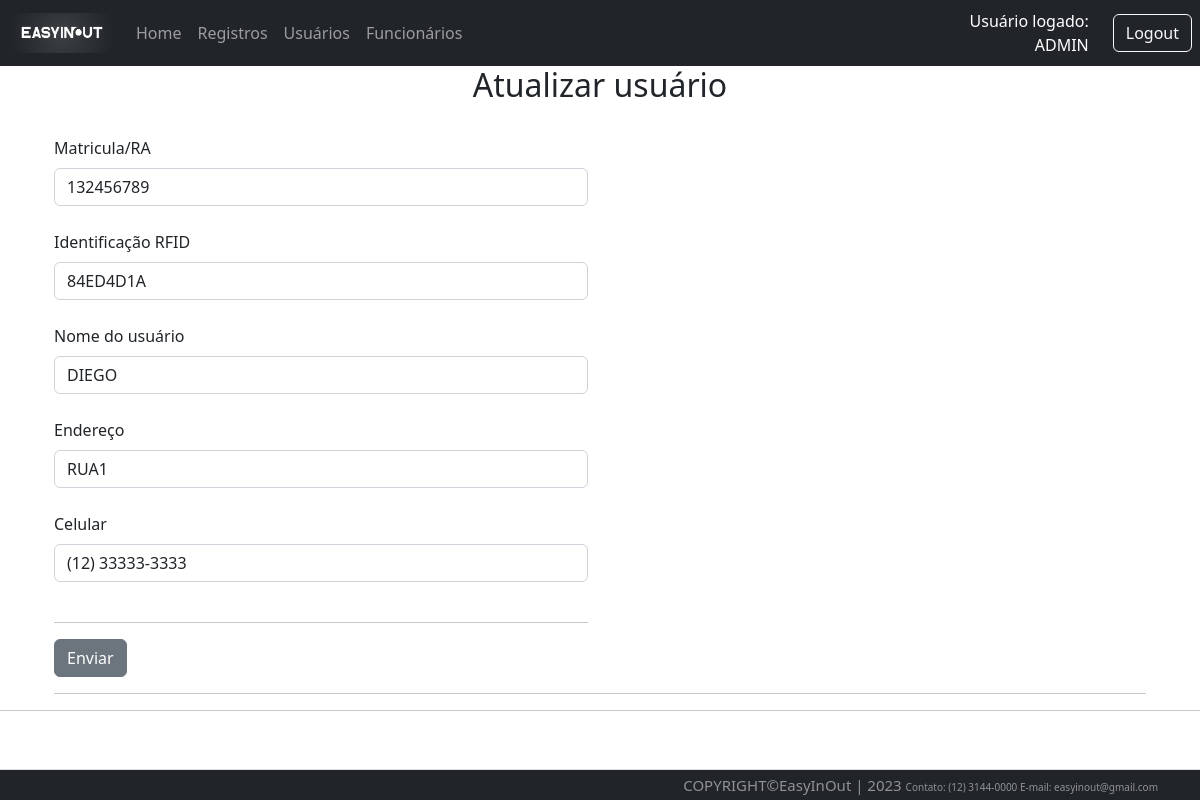
/user/1/updateUser (signed in), run on the app's committed database.
### Src/Model/BancoDados.py (models this page shows, shortened)
class FuncBd(UserMixin,db.Model):
  id = db.Column(db.Integer, primary_key=True, autoincrement=True)
  mat = db.Column(db.Integer, unique=True)
  nome = db.Column(db.String(150))
  endereco = db.Column(db.String(150))
  contato = db.Column(db.String(150))
  email = db.Column(db.String(150))
  senha = db.Column(db.String(150))

class UserBd(db.Model):
  id = db.Column(db.Integer, primary_key=True, autoincrement=True)
  mat = db.Column(db.Integer, unique=True)
  rfid = db.Column(db.String(8), unique=True)
  nome = db.Column(db.String(150))
  endereco = db.Column(db.String(150))
  contato = db.Column(db.String(150))

### Src/View/User.py (the view, shortened to what this page needs)
@User.route('/<int:id>/updateUser', methods=['GET','POST'])
@login_required
def updateUser(id):
  _registro=request.form.get('mat')
  _rfid=request.form.get('rfid')
  _nome=request.form.get('nome')
  _endereco=request.form.get('endereco')
  _contato=request.form.get('contato')
  print(_nome)
  _user = UserBd.query.filter_by(id=id).first()
  return render_template('atualizarUsuario.html', user=_user)

### Src/View/Login.py (called while the page is built)
@login_manager.user_loader
def load_user(employee_id):
  funcionario = FuncBd.query.filter_by(id=employee_id).first()
  return funcionario

### Templates/atualizarUsuario.html (shortened to what this page needs)
{% extends 'base.html' %}
{% block conteudo %}
<h2 style="text-align: center;">Atualizar usuário</h2><br>
<div class="container">
<form method="POST" action="{{url_for('router.user.updateUser', id=user.id)}}">
  <div class="row">
    <div class="col-sm-6">
      <label class="form-label" for="form3Example4">Matricula/RA</label>
      <input type="text" minlength="6" maxlength="13" class="form-control" name="mat" value="{{user.mat}}"><br>
      <label class="form-label" for="form3Example4">Identificação RFID</label>
      <input type="text" class="form-control" name="rfid" value="{{user.rfid}}"><br>
      <label class="form-label" for="form3Example4">Nome do usuário</label>
      <input type="text" class="form-control" name="nome" value="{{user.nome}}"><br>
      <label class="form-label" for="form3Example4">Endereço</label>
      <input type="text" class="form-control" name="endereco" value="{{user.endereco}}"><br>
      <label class="form-label" for="form3Example4">Celular</label>
      <input type="text" class="form-control" name="contato" value="{{user.contato}}" id="celular"><br>
      <hr>
        <button type="submit" name="bt1" value="1" class="btn btn-secondary">Enviar</button>
    </div>
  </div>
  <hr>
</div>
{% endblock conteudo %}

### Templates/top.html (shortened to what this page needs)
<div id="containers">
{% if not current_user.nome %}
<nav class="navbar navbar-expand-lg navbar-dark bg-dark">
          <div class="container-fluid">
              <a class="navbar-brand" href="{{url_for('router.home.index')}}">
                <img src="{{url_for('static', filename='Images/easyinout.png')}}"
             style="width: 100px; height: 40px;">
              </a>
              <div class="collapse navbar-collapse" id="navbarSupportedContent">
                  <ul class="navbar-nav me-auto mb-2 mb-lg-0">
                    <li class="nav-item">
                        <a class="nav-link" href="{{url_for('router.home.index')}}">Home</a>
                    </li>
                    <li class="nav-item">
                        <a class="nav-link" href="{{url_for('router.about.sobre')}}">Sobre Nós</a>
                    </li>
                  </ul>
              </div>
              <div class="text-end">
                  <a type="button" class="btn btn-outline-light me-2" href="{{url_for('router.login.login')}}">Login</a>
              </div>
          </div>
      </nav>
{% else %}
        <nav class="navbar navbar-expand-lg navbar-dark bg-dark">
            <div class="container-fluid">
                <a class="navbar-brand" href="{{url_for('router.home.index')}}">
                  <img src="{{url_for('static', filename='Images/easyinout.png')}}"
             style="width: 100px; height: 40px;">
                </a>
                <div class="collapse navbar-collapse"
                    id="navbarSupportedContent">
                    <ul class="navbar-nav me-auto mb-2 mb-lg-0">
                        <li class="nav-item">
                            <a class="nav-link" href="{{url_for('router.home.index')}}">Home</a>
                        </li>
                        <li class="nav-item">
                            <a class="nav-link" href="{{url_for('router.traffic.list')}}">Registros</a>
                        </li>
                        <li class="nav-item">
                            <a class="nav-link"href="{{url_for('router.user.listUser')}}">Usuários</a>
                        </li>
                        <li class="nav-item">
                            <a class="nav-link"href="{{url_for('router.func.listFunc')}}">Funcionários</a>
                        </li>
                    </ul>
                </div>
            </div>
            <div class="text-end me-4" style="text-align:right; color:white; width:500px ">
              Usuário logado:<br>{{current_user.nome}}
            </div>
            <div class="text-end">
                <a type="button" class="btn btn-outline-light me-2" href="{{url_for('router.login.logout')}}">Logout</a>
            </div>
        </nav>
</div>
{% endif %}

### Templates/base.html (style rules this page uses)
body { min-height: 100% }

### data on the page
FuncBd: nome "ADMIN"
UserBd: mat "132456789", rfid "84ED4D1A", nome "DIEGO", endereco "RUA1", contato "(12) 33333-3333"
